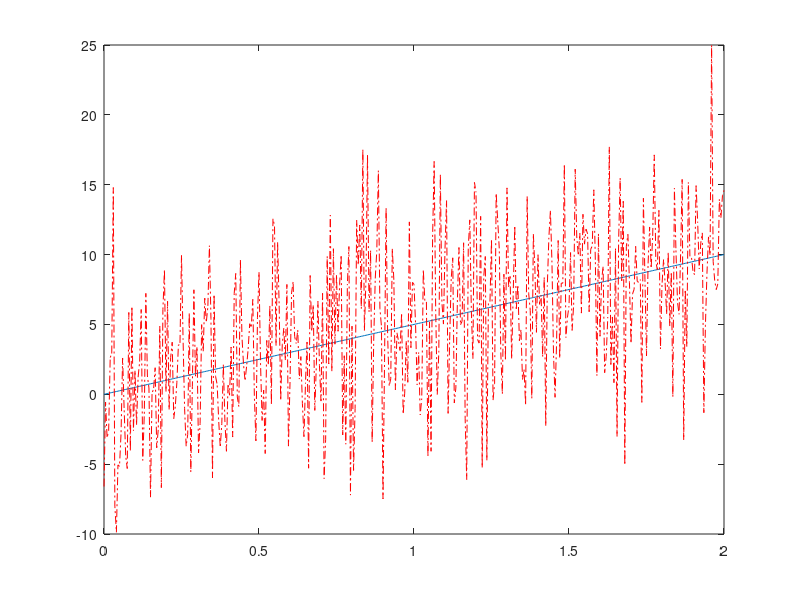

Recreate this plot in MATLAB. (Note: this script raises an error after producing the figure.)
%測試小波降噪練習

clc
clear
close all

%----------------------------------------------------
%創建模擬訊號
fs=200;
t=0:1/fs:2;

y=linspace(0,10,length(t));

noise=5*randn(1,length(y));   %量測雜訊 (zero-mean noise)
yn=y+noise; %加上量測雜訊的模擬量測值Y

figure(1)
plot(t,y,t,yn,'r-.')

%小波拆解
wname='db7';
[c,l] = wavedec(yn,3,wname);
% c是小波分解的層數
% 以這題為例:l是長3+2的向量，包含每個尺度的小波係數的長度，以及原始信號的長度
approx = appcoef(c,l,wname);
%appcoef是可以獲取小波分解的近似係數，以及低頻信息(訊號的大致走向
[cd1,cd2,cd3] = detcoef(c,l,[1 2 3]);
%detcoef可以獲得小波分解的近似係數，以及高頻信息(訊號的細節
figure(2)
subplot(4,1,1)
plot(approx)
title('Approximation Coefficients')
subplot(4,1,2)
plot(cd3)
title('Level 3 Detail Coefficients')
subplot(4,1,3)
plot(cd2)
title('Level 2 Detail Coefficients')
subplot(4,1,4)
plot(cd1)
title('Level 1 Detail Coefficients')


%小波重構
c_approx=c(1:l(1));   %近似項的係數
c_details=c(l(1)+1:end);   %細節項的係數

c_details0=c_details;

threshold=1;   %篩選門檻, 0~1, 低於門檻的係數值(normalized)皆令其為0
c_details0((abs(c_details)./max(abs(c_details)))<=threshold)=0;   %細節項中, abs(係數)<threshold的直接令其為0
                                         %此作法即省略掉不重要的細節處, 以達降噪目的

c=[c_approx,c_details0];   %處理完畢後的係數項
y_wavelet = waverec(c,l,wname);   %小波重構


%使用moving average降噪
y_movavg = movavg( yn,10 );

figure(3)
plot(t,y,'color','b','linewidth',2)
hold on
plot(t,yn,'color',[126/255,126/255,126/255],'linestyle','-.')
plot(t,y_wavelet,'color','r','linewidth',2)
plot(t,y_movavg,'linewidth',2,'color',[237/255,177/255,32/255])
hold off
legend('no noise','with noise','filtered (wavelet)','filtered (moving average)')

%比較不同篩選門檻 (不同小波降噪效力)的小波重構結果


threshold=[1,0.3];   %篩選門檻, 0~1, 低於門檻的係數值(normalized)皆令其為0

c_all=[];
y_wavelet_all=[];


for q=1:length(threshold)
    
    c_details_p=c_details;
    c_details_p((abs(c_details)./max(abs(c_details)))<threshold(q))=0;
    c_all=[c_all;[c_approx,c_details_p]];   %處理完畢後的係數項
    y_wavelet_all = [y_wavelet_all;waverec(c_all(q,:),l,wname)];   %小波重構
end


figure(4)
plot(t,y,'color','b','linewidth',2)
hold on
plot(t,yn,'color','k','linestyle','-.')
plot(t,y_wavelet_all(2,:),'color','r','linewidth',1)
plot(t,y_wavelet_all(1,:),'linewidth',2,'color',[237/255,177/255,32/255])
hold off
legend('no noise','with noise','threshold=0.3','threshold=1')
